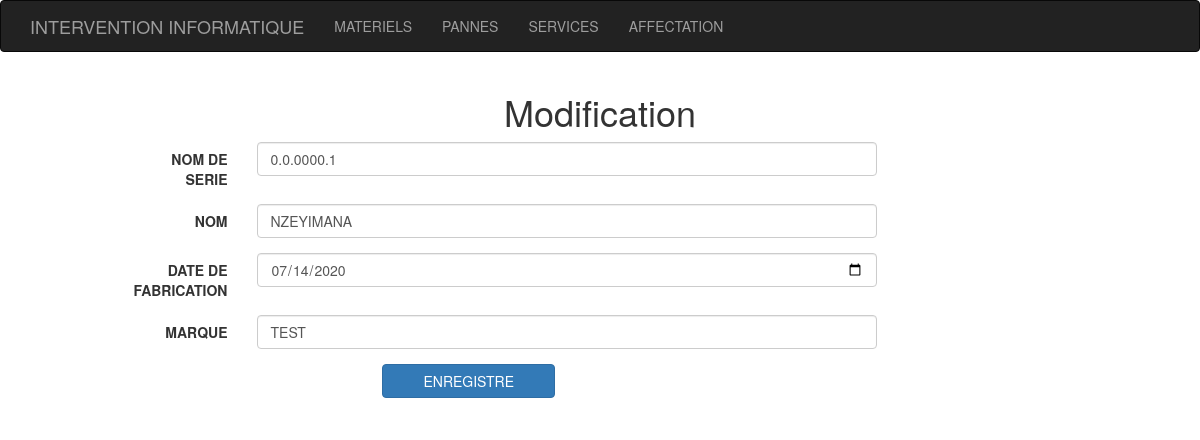
/modifier_materiel.php?id=18, run on the app's committed database.
### tables this page shows
CREATE TABLE `materiels` (
  `id` int(11) NOT NULL,
  `numero_serie` varchar(255) DEFAULT NULL,
  `nom` varchar(255) DEFAULT NULL,
  `date_fabrication` date DEFAULT NULL,
  `marque` varchar(255) DEFAULT NULL
);

### app/function.php (called while the page is built, shortened)
<?php
function selectById($table , $id){
	$query = "SELECT * FROM ".$table." WHERE id = ". $id;
	$db = seconnecter();
	$sql = $db->query($query);
	return $sql->fetchAll();
}

### modifier_materiel.php (the view, shortened to what this page needs)
<?php
require_once 'include/_view/header.php';
$id = intval($_GET['id']);
$materiel = selectById('materiels',$id);
$materiel = $materiel[0];
?>
<div class="container" >
  <h1 class="text-center">Modification</h1>
  <div class="row">
    <div class="col col-md-8 col-md-offset-1">
      <form action="" class="form-horizontal" method="POST">
    <div class="form-group">
      <label for="numero_serie" class="col-sm-2 control-label">NOM DE SERIE</label>
      <div class="col-sm-10">
        <input type="text" class="form-control" name="numero_serie" id="numero_serie" value="<?= $materiel['numero_serie'] ?>">
      </div>
    </div>
    <div class="form-group">
      <label for="nom" class="col-sm-2 control-label">NOM </label>
      <div class="col-sm-10">
        <input type="text" class="form-control" name="nom" value="<?= $materiel['nom'] ?>" id="nom">
      </div>
    </div>
    <div class="form-group">
      <label for="date_fabrication" class="col-sm-2 control-label">DATE DE FABRICATION </label>
      <div class="col-sm-10">
        <input type="date" class="form-control" name="date_fabrication" id="date_fabrication" value="<?= $materiel['date_fabrication'] ?>">
      </div>
    </div>
     <div class="form-group">
      <label for="marque" class="col-sm-2 control-label">MARQUE</label>
      <div class="col-sm-10">
        <input type="text" class="form-control" name="marque" id="marque" value="<?= $materiel['marque']?>">
      </div>
    </div>
    <div class="form-group">
     <div class="row">
       <div class="col col-md-3 col-lg-offset-4">
          <input type="submit" class="btn btn-primary btn-block" name='save'  value="ENREGISTRE">
       </div>
     </div>
    </div>
  </form>
    </div>
  </div>

### data on the page
materiels: numero_serie "0.0.0000.1", nom "NZEYIMANA", date_fabrication "07/14/2020", marque "TEST"
